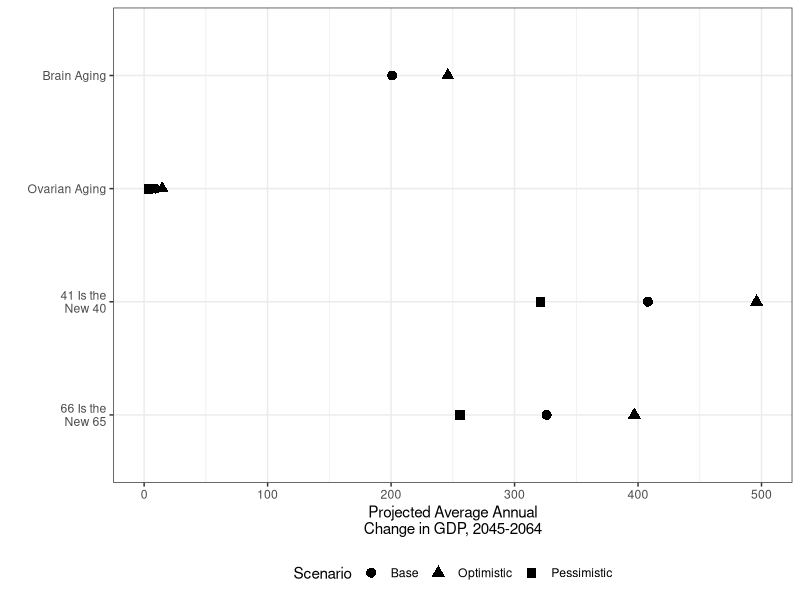
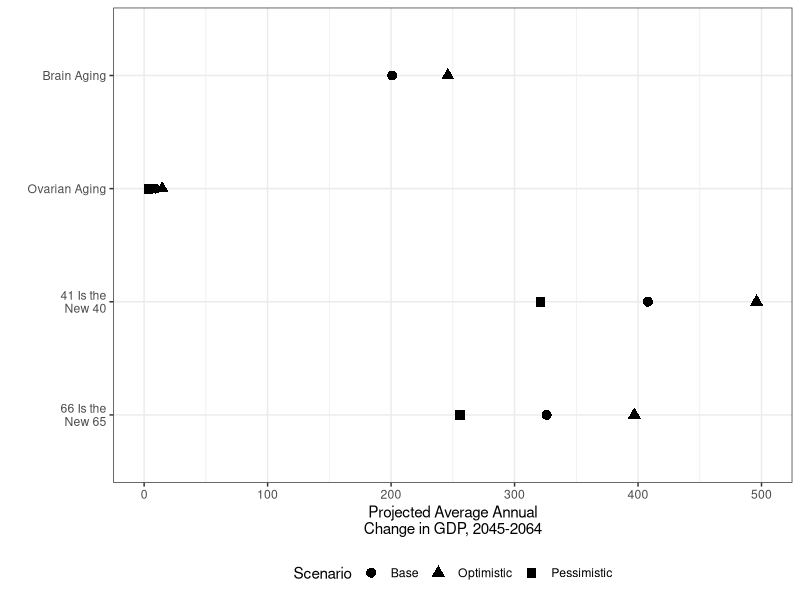

These charts were generated, in order, by the following R code:
library(tidyverse)

df = data.frame(intervention = rep(c("Brain Aging",
                                     "Ovarian Aging",
                                     "41 Is the\nNew 40",
                                     "66 Is the\nNew 65"), each=3),
                Scenario = rep(c("Base",
                                 "Pessimistic",
                                 "Optimistic"), 4),
                avg_gdp_change = c(201, -385, 246,
                                   9.1, 3.5, 14.6,
                                   408, 321, 496,
                                   326, 256, 397))

df$intervention = factor(df$intervention,
                         levels=c("Brain Aging",
                                  "Ovarian Aging",
                                  "41 Is the\nNew 40",
                                  "66 Is the\nNew 65"))

ggplot(df, aes(x=avg_gdp_change, y=intervention, shape = Scenario)) +
  geom_point(size=3) +
  xlab("Projected Average Annual\nChange in GDP, 2045-2064") +
  ylab("") +
  scale_y_discrete(limits=rev) +
  scale_x_continuous(limits=c(0,500)) +
  theme_bw() +
  theme(legend.position="bottom")
ggsave('sl_scenario_plot.png', height = 5, width = 5, units="in")
